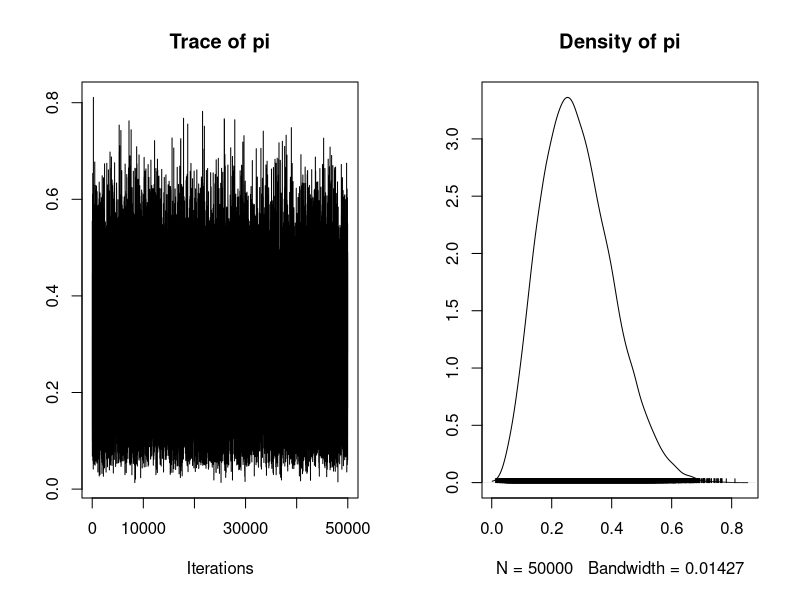
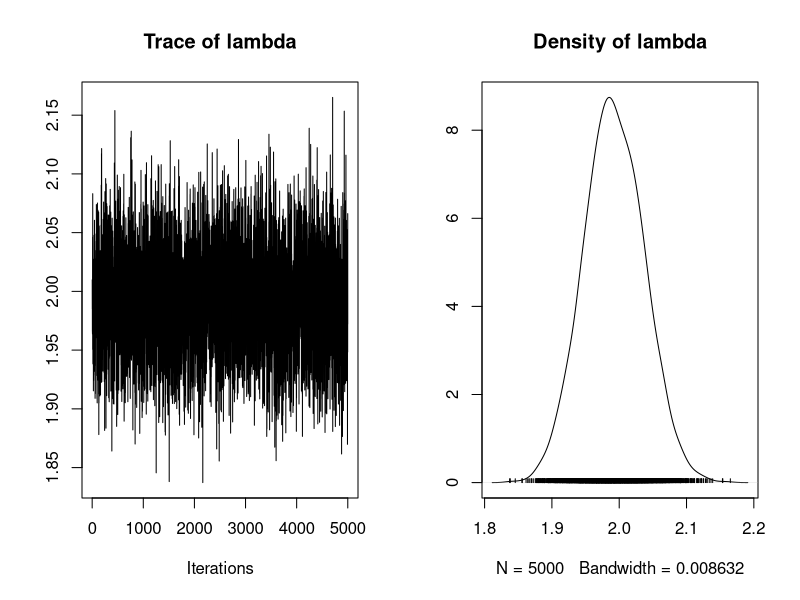
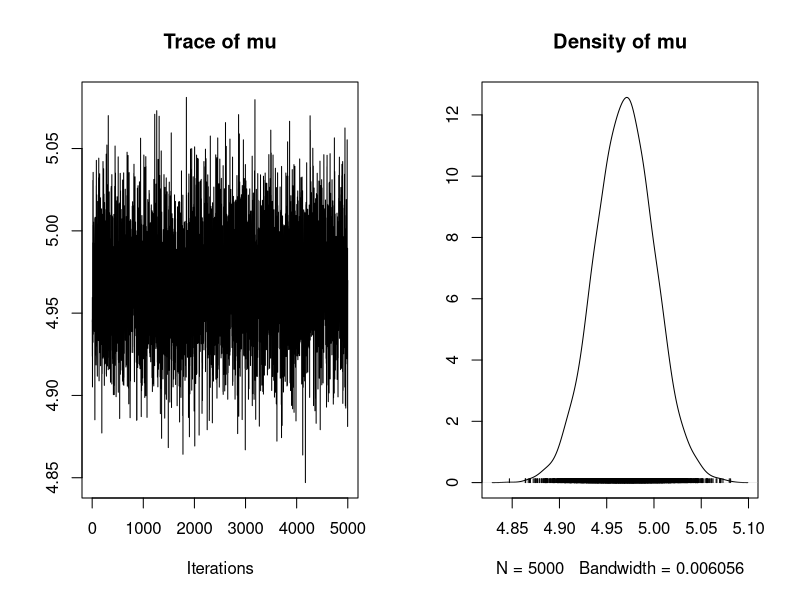
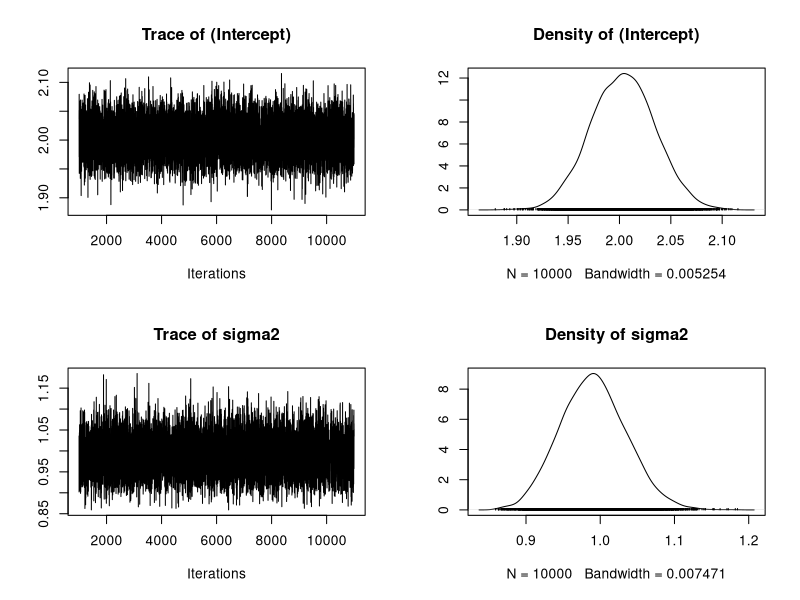

Write R code to recreate these figures, in order.

## MCMC with all regression and output
library(lattice)
library(coda)
library(MASS)
library(MCMCpack)

### Binomial distribution with beta prior

posterior <-MCbinomialbeta(y=3,n=12,alpha=1,beta=1,mc=50000)
summary(posterior)
plot(posterior)

### Poission with Gamma Prior
y<-rpois(1000,lambda=2)
posterior <- MCpoissongamma(y, 15, 1, 5000)
summary(posterior)
plot(posterior)

#####  Normal Distribution with Variance known

y<-rnorm(1000,5,1)
posterior <- MCnormalnormal(y, sigma2=1, mu0=0,tau20=100, mc=5000)
summary(posterior)
plot(posterior)

#####  Normal Distribution with Variance is Unknown
y<-rnorm(1000,2,1)
posterior<- MCMCregress(y~1, b0 = 0, B0 =0, c0= 0.001, d0 = 0.001)
summary(posterior)
plot(posterior)
